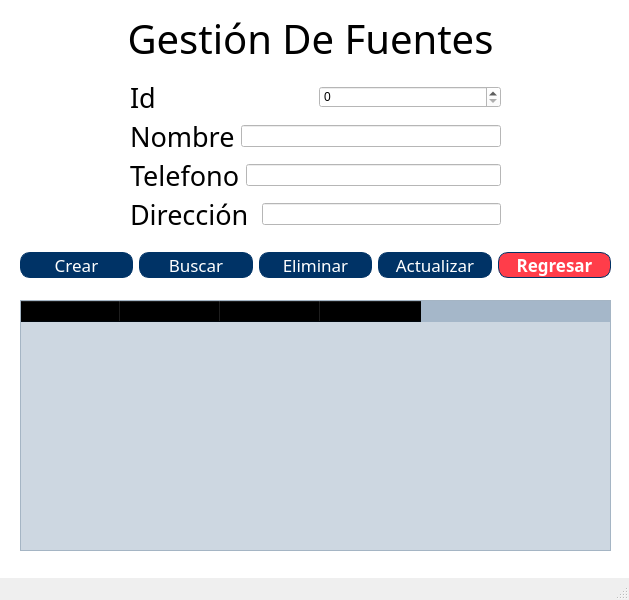
<?xml version="1.0" encoding="UTF-8"?>
<ui version="4.0">
 <class>MainWindow</class>
 <widget class="QMainWindow" name="MainWindow">
  <property name="geometry">
   <rect>
    <x>0</x>
    <y>0</y>
    <width>629</width>
    <height>600</height>
   </rect>
  </property>
  <property name="windowTitle">
   <string>Fuentes</string>
  </property>
  <widget class="QWidget" name="centralwidget">
   <property name="styleSheet">
    <string notr="true">background-color: rgb(255, 255, 255);</string>
   </property>
   <widget class="QWidget" name="verticalLayoutWidget">
    <property name="geometry">
     <rect>
      <x>130</x>
      <y>80</y>
      <width>371</width>
      <height>151</height>
     </rect>
    </property>
    <layout class="QVBoxLayout" name="verticalLayout">
     <item>
      <layout class="QHBoxLayout" name="horizontalLayout">
       <item>
        <widget class="QLabel" name="label_2">
         <property name="font">
          <font>
           <family>Bodoni 72 Oldstyle</family>
           <pointsize>20</pointsize>
          </font>
         </property>
         <property name="text">
          <string>Id</string>
         </property>
        </widget>
       </item>
       <item>
        <widget class="QSpinBox" name="Sid"/>
       </item>
      </layout>
     </item>
     <item>
      <layout class="QHBoxLayout" name="horizontalLayout_4">
       <item>
        <widget class="QLabel" name="label_3">
         <property name="font">
          <font>
           <family>Bodoni 72 Oldstyle</family>
           <pointsize>20</pointsize>
          </font>
         </property>
         <property name="text">
          <string>Nombre</string>
         </property>
        </widget>
       </item>
       <item>
        <widget class="QLineEdit" name="Lnombre"/>
       </item>
      </layout>
     </item>
     <item>
      <layout class="QHBoxLayout" name="horizontalLayout_3">
       <item>
        <widget class="QLabel" name="label_5">
         <property name="font">
          <font>
           <family>Bodoni 72 Oldstyle</family>
           <pointsize>20</pointsize>
          </font>
         </property>
         <property name="text">
          <string>Telefono</string>
         </property>
        </widget>
       </item>
       <item>
        <widget class="QLineEdit" name="Ltel"/>
       </item>
      </layout>
     </item>
     <item>
      <layout class="QHBoxLayout" name="horizontalLayout_2">
       <item>
        <widget class="QLabel" name="label_4">
         <property name="font">
          <font>
           <family>Bodoni 72 Oldstyle</family>
           <pointsize>20</pointsize>
          </font>
         </property>
         <property name="text">
          <string>Dirección </string>
         </property>
        </widget>
       </item>
       <item>
        <widget class="QLineEdit" name="Ldir"/>
       </item>
      </layout>
     </item>
    </layout>
   </widget>
   <widget class="QTableWidget" name="tabla">
    <property name="geometry">
     <rect>
      <x>20</x>
      <y>300</y>
      <width>591</width>
      <height>251</height>
     </rect>
    </property>
    <property name="styleSheet">
     <string notr="true">background-color: rgb(0, 51, 102, 50);</string>
    </property>
    <property name="sizeAdjustPolicy">
     <enum>QAbstractScrollArea::AdjustToContentsOnFirstShow</enum>
    </property>
    <column>
     <property name="text">
      <string>Codigo</string>
     </property>
     <property name="font">
      <font>
       <family>Bodoni 72 Oldstyle</family>
      </font>
     </property>
    </column>
    <column>
     <property name="text">
      <string>Nombre</string>
     </property>
     <property name="font">
      <font>
       <family>Bodoni 72 Oldstyle</family>
      </font>
     </property>
    </column>
    <column>
     <property name="text">
      <string>Direccion</string>
     </property>
     <property name="font">
      <font>
       <family>Bodoni 72 Oldstyle</family>
      </font>
     </property>
    </column>
    <column>
     <property name="text">
      <string>Telefono</string>
     </property>
     <property name="font">
      <font>
       <family>Bodoni 72 Oldstyle</family>
      </font>
     </property>
    </column>
   </widget>
   <widget class="QWidget" name="horizontalLayoutWidget_5">
    <property name="geometry">
     <rect>
      <x>20</x>
      <y>240</y>
      <width>591</width>
      <height>51</height>
     </rect>
    </property>
    <layout class="QHBoxLayout" name="horizontalLayout_5">
     <item>
      <widget class="QPushButton" name="Bcrear">
       <property name="font">
        <font>
         <family>Bodoni 72 Oldstyle</family>
         <pointsize>13</pointsize>
        </font>
       </property>
       <property name="styleSheet">
        <string notr="true">border-style: solid;
border-width: 1px;
border-color: rgb(0, 51, 102);
background-color: rgb(0, 51, 102);
color: rgb(255, 255, 255);
border-radius: 10px;</string>
       </property>
       <property name="text">
        <string>Crear</string>
       </property>
      </widget>
     </item>
     <item>
      <widget class="QPushButton" name="Bbuscar">
       <property name="font">
        <font>
         <family>Bodoni 72 Oldstyle</family>
         <pointsize>13</pointsize>
        </font>
       </property>
       <property name="styleSheet">
        <string notr="true">border-style: solid;
border-width: 1px;
border-color: rgb(0, 51, 102);
background-color: rgb(0, 51, 102);
color: rgb(255, 255, 255);
border-radius: 10px;</string>
       </property>
       <property name="text">
        <string>Buscar</string>
       </property>
      </widget>
     </item>
     <item>
      <widget class="QPushButton" name="Beliminar">
       <property name="font">
        <font>
         <family>Bodoni 72 Oldstyle</family>
         <pointsize>13</pointsize>
        </font>
       </property>
       <property name="styleSheet">
        <string notr="true">border-style: solid;
border-width: 1px;
border-color: rgb(0, 51, 102);
background-color: rgb(0, 51, 102);
color: rgb(255, 255, 255);
border-radius: 10px;</string>
       </property>
       <property name="text">
        <string>Eliminar</string>
       </property>
      </widget>
     </item>
     <item>
      <widget class="QPushButton" name="Bactualizar">
       <property name="font">
        <font>
         <family>Bodoni 72 Oldstyle</family>
         <pointsize>13</pointsize>
        </font>
       </property>
       <property name="styleSheet">
        <string notr="true">border-style: solid;
border-width: 1px;
border-color: rgb(0, 51, 102);
background-color: rgb(0, 51, 102);
color: rgb(255, 255, 255);
border-radius: 10px;</string>
       </property>
       <property name="text">
        <string>Actualizar</string>
       </property>
      </widget>
     </item>
     <item>
      <widget class="QPushButton" name="Bregresar">
       <property name="font">
        <font>
         <family>Bodoni 72 Oldstyle</family>
         <pointsize>13</pointsize>
         <weight>75</weight>
         <bold>true</bold>
        </font>
       </property>
       <property name="styleSheet">
        <string notr="true">border-style: solid;
border-width: 1px;
border-color: rgb(0, 51, 102);
background-color: rgb(255, 61, 74);
color: rgb(255, 255, 255);
border-radius: 10px;</string>
       </property>
       <property name="text">
        <string>Regresar</string>
       </property>
      </widget>
     </item>
    </layout>
   </widget>
   <widget class="QLabel" name="label">
    <property name="geometry">
     <rect>
      <x>10</x>
      <y>10</y>
      <width>601</width>
      <height>56</height>
     </rect>
    </property>
    <property name="font">
     <font>
      <family>Bodoni 72 Oldstyle</family>
      <pointsize>30</pointsize>
     </font>
    </property>
    <property name="text">
     <string>Gestión De Fuentes</string>
    </property>
    <property name="alignment">
     <set>Qt::AlignCenter</set>
    </property>
   </widget>
  </widget>
  <widget class="QMenuBar" name="menubar">
   <property name="geometry">
    <rect>
     <x>0</x>
     <y>0</y>
     <width>629</width>
     <height>24</height>
    </rect>
   </property>
  </widget>
  <widget class="QStatusBar" name="statusbar"/>
 </widget>
 <resources/>
 <connections/>
</ui>
